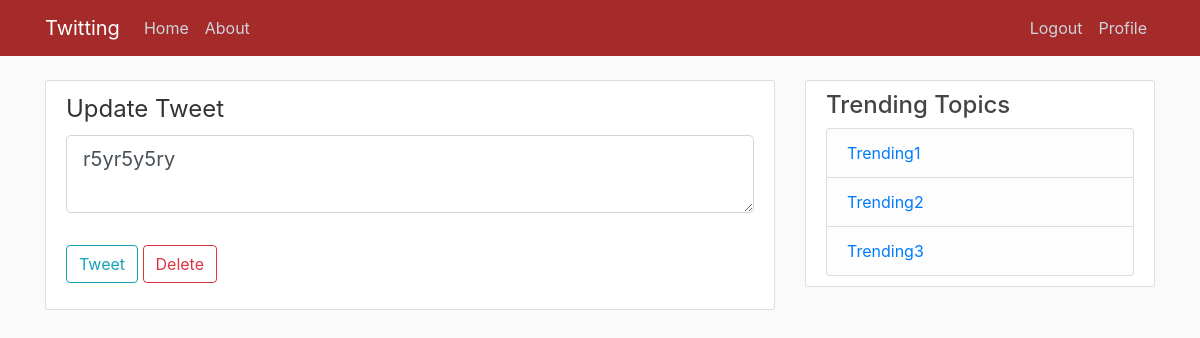
Before: /tweet/31 (signed in) with the older database file.
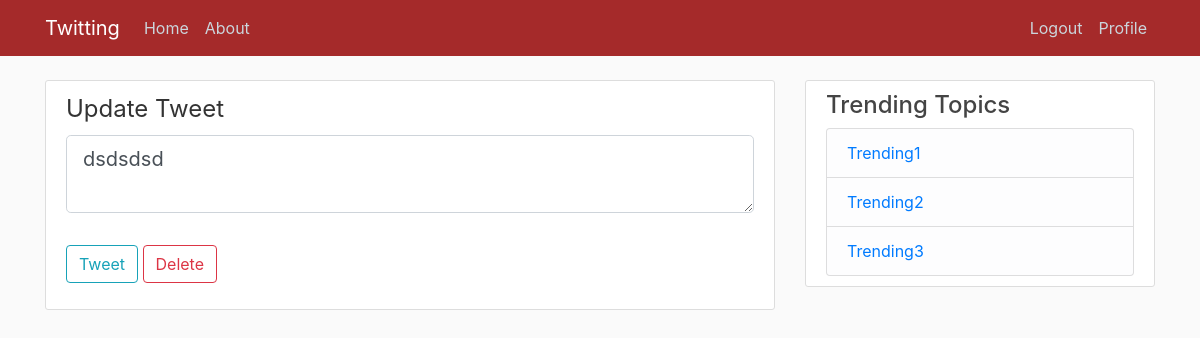
After: the same page with the newer database file.
### project/models.py (models this page shows, shortened)
class Tweet(db.Model):
    id = db.Column(db.Integer, primary_key=True)
    date_posted = db.Column(db.DateTime, nullable=False, default=datetime.utcnow)
    content = db.Column(db.Text, nullable=False)
    user_id = db.Column(db.Integer, db.ForeignKey('user.id'), nullable=False)

### project/routes.py (the view)
@app.route("/tweet/<int:tweet_id>", methods=["GET", "POST"])
def tweet(tweet_id):
	tweet = Tweet.query.get_or_404(tweet_id)
	if tweet.author != current_user:
		abort(403)
	form = TweetForm()
	if form.validate_on_submit():
		tweet.content = form.content.data
		db.session.commit()
		flash("Your tweet has been updated!", "success")
		return redirect(url_for("profile", user_id=current_user.id))
	form.content.data = tweet.content
	return render_template("tweet.html", title="Tweet", form=form, tweet=tweet)

### project/forms.py
class TweetForm(FlaskForm):
	content = TextAreaField('Tweet', validators=[DataRequired()])
	submit = SubmitField('Tweet')

### project/models.py (called while the page is built)
@login_manager.user_loader
def load_user(user_id):
    return User.query.get(int(user_id))

### project/templates/tweet.html (shortened to what this page needs)
{% extends "layout.html" %}
{% block content %}
	<div class="content-section">
		<form method="POST" action="">
			<fieldset class="form-group">
				<legend>Update Tweet</legend>
				<div class="form-group">
					{% if form.content.errors %}
						{{ form.content(class="form-control form-control-lg is-invalid") }}
						<div class="invalid-feedback">
							{% for error in form.content.errors %}
								<span>{{ error }}</span>
							{% endfor %}
						</div>
					{% else %}
						{{ form.content(class="form-control form-control-lg") }}
					{% endif %}
				</div>
			</fieldset>
			<div class="form-group">
				{{ form.submit(class="btn btn-outline-info") }}
				<button type="button" class="btn btn-outline-danger" data-toggle="modal" data-target="#deleteTweetModal">Delete</button>
			</div>
		</form>
	</div>
{% endblock content %}

Changed rows visible on the page:
changed Tweet: content "r5yr5y5ry" → "dsdsdsd"
